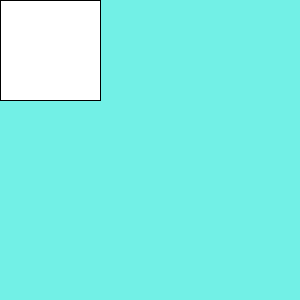
Frame 1 (no input)
Frame 60 (the mouse pressed at the canvas centre just before this capture): identical to frame 1, image omitted
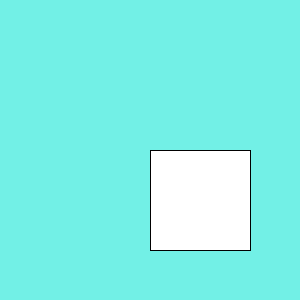
Frame 120 (the mouse held since frame 60 and released just before this capture)

The Processing sketch that drew these frames (run headless with seeded random() and noise(); from frame 60 on, the mouse is pressed at the canvas centre):

// Processing sketch: week16_setup_draw
// ── week16_setup_draw.pde
void setup(){
  size(300, 300);
}

void draw(){
  background(#72F0E6);
  rect(mouseX,mouseY,100,100);
}
